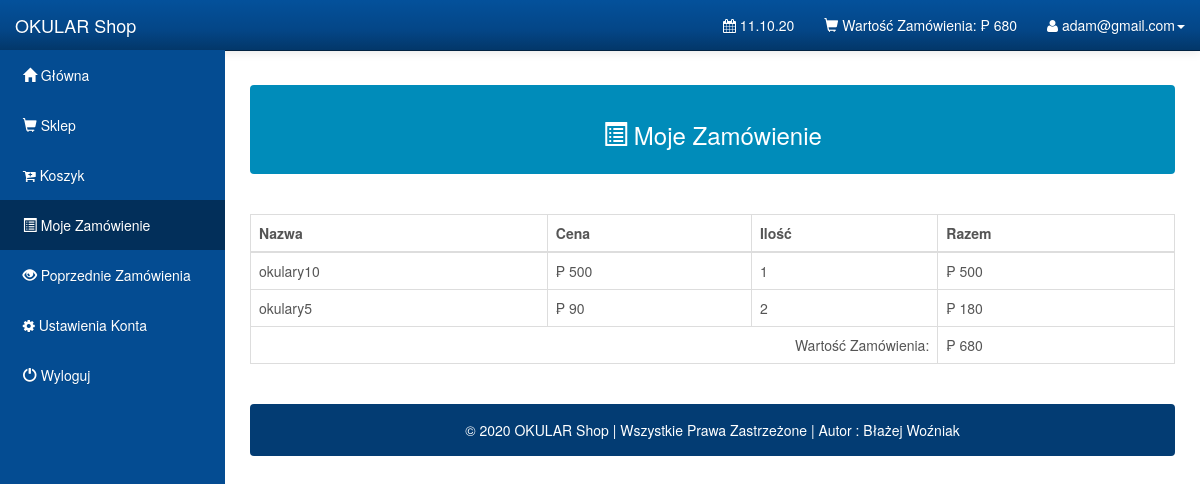
The page /Customers/orders.php (signed in) on the database its author committed.
### tables this page shows
CREATE TABLE `users` (
  `user_id` int(11) NOT NULL AUTO_INCREMENT,
  `user_email` varchar(1000) NOT NULL,
  `user_password` varchar(1000) NOT NULL,
  `user_firstname` varchar(1000) NOT NULL,
  `user_lastname` varchar(1000) NOT NULL,
  `user_address` varchar(1000) NOT NULL,
  PRIMARY KEY (`user_id`)
);

CREATE TABLE `orderdetails` (
  `order_id` int(10) unsigned NOT NULL AUTO_INCREMENT,
  `user_id` int(11) NOT NULL DEFAULT '0',
  `order_name` varchar(1000) NOT NULL DEFAULT '',
  `order_price` double NOT NULL DEFAULT '0',
  `order_quantity` int(10) unsigned NOT NULL DEFAULT '0',
  `order_total` double NOT NULL DEFAULT '0',
  `order_status` varchar(45) NOT NULL DEFAULT '',
  `order_date` date NOT NULL DEFAULT '0000-00-00',
  PRIMARY KEY (`order_id`),
  KEY `FK_orderdetails_1` (`user_id`),
  CONSTRAINT `FK_orderdetails_1` FOREIGN KEY (`user_id`) REFERENCES `users` (`user_id`) ON DELETE CASCADE ON UPDATE CASCADE
);

### Customers/orders.php (the view, shortened to what this page needs)
<?php
 include("config.php");
 extract($_SESSION);
		  $stmt_edit = $DB_con->prepare('SELECT * FROM users WHERE user_email =:user_email');
		$stmt_edit->execute(array(':user_email'=>$user_email));
		$edit_row = $stmt_edit->fetch(PDO::FETCH_ASSOC);
		extract($edit_row);
		?>
		<?php
 include("config.php");
		  $stmt_edit = $DB_con->prepare("select sum(order_total) as total from orderdetails where user_id=:user_id and order_status='Ordered'");
		$stmt_edit->execute(array(':user_id'=>$user_id));
		$edit_row = $stmt_edit->fetch(PDO::FETCH_ASSOC);
		extract($edit_row);
		?>
<!DOCTYPE html>
<html lang="en">
<head>
    <link rel="stylesheet" type="text/css" href="bootstrap/css/bootstrap.min.css" />
    <link rel="stylesheet" type="text/css" href="font-awesome/css/font-awesome.min.css" />
    <link rel="stylesheet" type="text/css" href="css/local.css" />
</head>
<body>
    <div id="wrapper">
        <nav class="navbar navbar-inverse navbar-fixed-top" role="navigation">
            <div class="navbar-header">
                <a class="navbar-brand" href="index.php">OKULAR Shop</a>
            </div>
            <div class="collapse navbar-collapse navbar-ex1-collapse">
                <ul class="nav navbar-nav side-nav">
                    <li><a href="index.php"> &nbsp; <span class='glyphicon glyphicon-home'></span> Główna</a></li>
					<li><a href="shop.php?id=1"> &nbsp; <span class='glyphicon glyphicon-shopping-cart'></span> Sklep</a></li>
					<li><a href="cart_items.php"> &nbsp; <span class='fa fa-cart-plus'></span> Koszyk</a></li>
					<li class="active"><a href="orders.php"> &nbsp; <span class='glyphicon glyphicon-list-alt'></span> Moje Zamówienie</a></li>
					<li><a href="view_purchased.php"> &nbsp; <span class='glyphicon glyphicon-eye-open'></span> Poprzednie Zamówienia</a></li>
					<li><a data-toggle="modal" data-target="#setAccount"> &nbsp; <span class='fa fa-gear'></span> Ustawienia Konta</a></li>
					<li><a href="logout.php"> &nbsp; <span class='glyphicon glyphicon-off'></span> Wyloguj</a></li>
                </ul>
                <ul class="nav navbar-nav navbar-right navbar-user">
                    <li class="dropdown messages-dropdown">
                        <a href="#"><i class="fa fa-calendar"></i>  <?php
                            $Today=date('y:m:d');
                            $new=date('d.m.y',strtotime($Today));
                            echo $new; ?></a>
                    </li>
					<li class="dropdown user-dropdown">
                        <a href="#" class="dropdown-toggle" data-toggle="dropdown"><span class='glyphicon glyphicon-shopping-cart'></span> Wartość Zamówienia: &#8369; <?php echo $total; ?> </b></a>
                    </li>
                     <li class="dropdown user-dropdown">
                        <a href="#" class="dropdown-toggle" data-toggle="dropdown"><i class="fa fa-user"></i> <?php echo $user_email; ?><b class="caret"></b></a>
                    </li>
                </ul>
            </div>
        </nav>
        <div id="page-wrapper">
			<div class="alert alert-default" style="color:white;background-color:#008CBA">
         <center><h3> <span class="glyphicon glyphicon-list-alt"></span> Moje Zamówienie</h3></center>
        </div>
			<br />
						  <div class="table-responsive">
            <table class="display table table-bordered" id="example" cellspacing="0" width="100%">
              <thead>
                <tr>
                  <th>Nazwa</th>
                  <th>Cena</th>
				  <th>Ilość</th>
				  <th>Razem</th>
                </tr>
              </thead>
              <tbody>
			  <?php
include("config.php");
	$stmt = $DB_con->prepare("SELECT * FROM orderdetails where order_status='Ordered' and user_id='$user_id'");
	$stmt->execute();
	if($stmt->rowCount() > 0)
	{
		while($row=$stmt->fetch(PDO::FETCH_ASSOC))
		{
			extract($row);
			?>
                <tr>
                 <td><?php echo $order_name; ?></td>
				 <td>&#8369; <?php echo $order_price; ?> </td>
				 <td><?php echo $order_quantity; ?></td>
				 <td>&#8369; <?php echo $order_total; ?> </td>
                </tr>
              <?php
		}
		 include("config.php");
		  $stmt_edit = $DB_con->prepare("select sum(order_total) as totalx from orderdetails where user_id=:user_id and order_status='Ordered'");
		$stmt_edit->execute(array(':user_id'=>$user_id));
		$edit_row = $stmt_edit->fetch(PDO::FETCH_ASSOC);
		extract($edit_row);
		echo "<tr>";
		echo "<td colspan='3' align='right'>Wartość Zamówienia:";
		echo "</td>";
		echo "<td>&#8369; ".$totalx;
		echo "</td>";
		echo "</tr>";
		echo "</tbody>";
		echo "</table>";
		echo "</div>";
		echo "<br />";
		echo '<div class="alert alert-default" style="background-color:#033c73;">
                       <p style="color:white;text-align:center;">
                       &copy 2020 OKULAR Shop | Wszystkie Prawa Zastrzeżone |  Autor  : Błażej Woźniak
						</p>
                    </div>
	</div>';
		echo "</div>";
	}
?>
</body>
</html>

### Customers/css/local.css (style rules this page uses)
#wrapper { padding-left: 0; }
#page-wrapper { width: 100%; padding: 5px 15px; }
body { font-family: "Helvetica Neue", Helvetica, Arial, sans-serif; font-size: 14px; line-height: 1.42857143; color: #555555; background-color: #ffffff; }
.navbar-inverse { background-color: #033c73; border-color: #022f5a; }
.navbar-inverse .navbar-brand { color: #ffffff; }
.navbar-inverse .navbar-nav > li > a { color: #ffffff; }
.navbar-inverse .navbar-nav > .active > a, .navbar-inverse .navbar-nav > .active > a:hover, .navbar-inverse .navbar-nav > .active > a:focus { color: #ffffff; background-color: #022f5a; }
.navbar-inverse .navbar-collapse, .navbar-inverse .navbar-form { border-color: #022a50; }
.navbar { background-image: -webkit-linear-gradient(#54b4eb, #2fa4e7 60%, #1d9ce5); background-image: linear-gradient(#54b4eb, #2fa4e7 60%, #1d9ce5); background-repeat: no-repeat; filter: progid:DXImageTransform.Microsoft.gradient(startColorstr='#ff54b4eb', endColorstr='#ff1d9ce5', GradientType=0); border-bottom: 1px solid #178acc; filter: none; -webkit-box-shadow: 0 1px 10px rgba(0, 0, 0, 0.1); box-shadow: 0 1px 10px rgba(0, 0, 0, 0.1); }
.navbar .navbar-nav > li > a, .navbar-brand { text-shadow: 0 1px 0 rgba(0, 0, 0, 0.1); }
.navbar-inverse { background-image: -webkit-linear-gradient(#04519b, #044687 60%, #033769); background-image: linear-gradient(#04519b, #044687 60%, #033769); background-repeat: no-repeat; filter: progid:DXImageTransform.Microsoft.gradient(startColorstr='#ff04519b', endColorstr='#ff033769', GradientType=0); filter: none; border-bottom: 1px solid #022241; }
.clearfix:before, .clearfix:after, .container:before, .container:after, .container-fluid:before, .container-fluid:after, .row:before, .row:after, .form-horizontal .form-group:before, .form-horizontal .form-group:after, .btn-toolbar:before, .btn-toolbar:after, .btn-group-vertical > .btn-group:before, .btn-group-vertical > .btn-group:after, .nav:before, .nav:after, .navbar:before, .navbar:after, .navbar-header:before, .navbar-header:after, .navbar-collapse:before, .navbar-collapse:after, .pager:before, .pager:after, .panel-body:before, .panel-body:after, .modal-footer:before, .modal-footer:after { content: " "; display: table; }
.clearfix:after, .container:after, .container-fluid:after, .row:after, .form-horizontal .form-group:after, .btn-toolbar:after, .btn-group-vertical > .btn-group:after, .nav:after, .navbar:after, .navbar-header:after, .navbar-collapse:after, .pager:after, .panel-body:after, .modal-footer:after { clear: both; }
a { color: #2fa4e7; text-decoration: none; }
@media (min-width:768px) { #wrapper { padding-left: 225px; } }
@media (min-width:768px) { #page-wrapper { padding: 15px 25px; } }
@media (min-width:768px) { .side-nav { margin-left: -225px; left: 225px; width: 225px; position: fixed; top: 50px; height: 100%; border-radius: 0; border: none; background-color: #044C92; overflow-y: auto; } }
@media (min-width:768px) { .side-nav>li>a { width: 225px; } }
@media (min-width:768px) { .navbar-collapse { padding-left: 15px !important; padding-right: 15px !important; } }

### rows shown on the page
users: user_email "adam@gmail.com"
orderdetails: order_name "okulary10", order_price "500", order_quantity "1", order_total "500"
orderdetails: order_name "okulary5", order_price "90", order_quantity "2", order_total "180"

### other values the page prints
$total "680"
$totalx "680"
